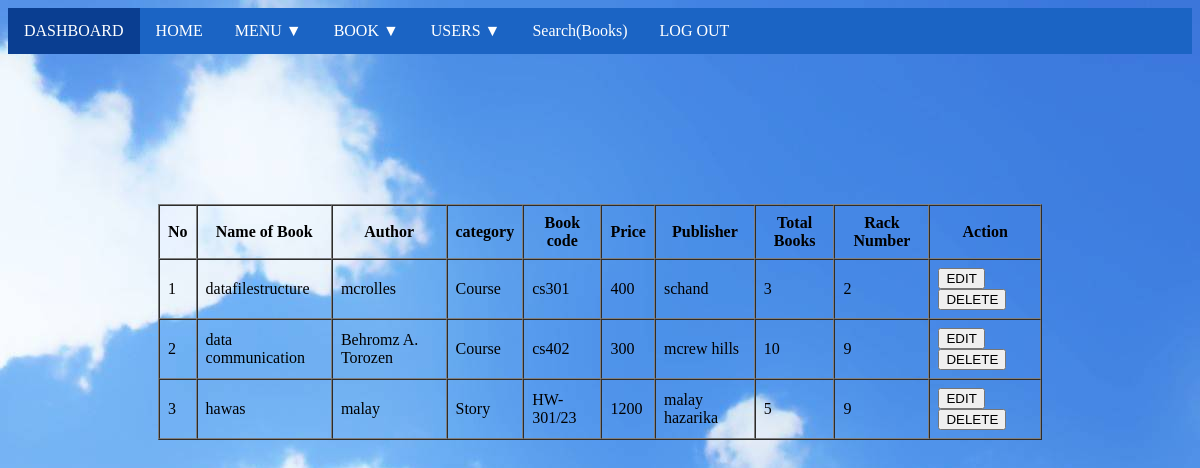
/book/Listbook.php (signed in), run on the app's committed database.
### tables this page shows
CREATE TABLE IF NOT EXISTS `newbook` (
  `booknm` varchar(400) NOT NULL,
  `bauthor` text NOT NULL,
  `category` text NOT NULL,
  `bcode` varchar(100) NOT NULL,
  `bprice` int(20) NOT NULL,
  `bpublisher` text NOT NULL,
  `totbooks` int(255) NOT NULL,
  `racknum` varchar(100) NOT NULL
);

### book/Listbook.php (the view, shortened to what this page needs)
<?php
if(!isset($_SESSION['adminid']))
{
  header("location:signinAdmin.php");
}
else
{
  include_once('../dbconnect.php');
 ?>
<!DOCTYPE html>
<html>
  <head>
      <link rel="stylesheet" href="../assets/style.css"/>
  </head>
  <body background = "../assets/bluebackground.jpg">
    <ul>
      <li><a href="#" style="hover:not ;background-color: #0a3e91;">DASHBOARD</a></li>
      <li><a href="../Admin/Admindashboard.php">HOME</a></li>
      <li class="dropdown">
        <a href="javascript:void(0)" class="menubar-dropdown">MENU ▼</a>
      </li>
      <li class="dropdown">
        <a href="javascript:void(0)" class="bookbar-dropdown">BOOK ▼</a>
      </li>
      <li class="dropdown">
        <a href="javascript:void(0)" class="users-dropdown">USERS ▼</a>
      </li>
      <li><a href="../Admin/Adminsearchbook.php">Search(Books)</a></li>
      <li><a href="../Admin/AdminLogout.php">LOG OUT</a></li>
    </ul>
    <center>
    <table cellpadding="8" cellspacing="0" border="1" style="margin: 150px;">
      <tr>
        <th>No</th>
        <th>Name of Book</th>
        <th>Author</th>
        <th>category</th>
        <th>Book code</th>
        <th>Price</th>
        <th>Publisher</th>
        <th>Total Books</th>
        <th>Rack Number</th>
        <th>Action</th>
      </tr>
      <?php
        $sql = "SELECT * FROM newbook";
        $query = mysqli_query($conn,$sql);
        if(mysqli_num_rows($query)>0)
        {
          $i = 1;
          while ($row = mysqli_fetch_object($query))
          {
      ?>
          <tr>
            <td><?php echo $i++; ?></td>
            <td><?php echo $row->booknm; ?></td>
            <td><?php echo $row->bauthor; ?></td>
            <td><?php echo $row->category; ?></td>
            <td><?php echo $row->bcode; ?></td>
            <td><?php echo $row->bprice; ?></td>
            <td><?php echo $row->bpublisher; ?></td>
            <td><?php echo $row->totbooks; ?></td>
            <td><?php echo $row->racknum; ?></td>
            <td>
                <a href="../Admin/AdminEditbookdetails.php?edit=1&bcode=<?php echo $row->bcode; ?>"><input type="Submit" name="EDIT" value="EDIT"></a>
                <a href="../Admin/AdminEditbookdetails.php?delete=1&bcode=<?php echo $row->bcode; ?>"><input type="Submit" name="DELETE" value="DELETE"></a>
            </td>
          </tr>
      <?php
          }
        }
       ?>
    </table>
  </center>
  </body>
</html>
<?php } ?>

### assets/style.css (style rules this page uses)
body { background = "../assets/bluebackground.jpg"; background-color: #cccccc; background-repeat: no-repeat; }
ul { list-style-type: none; margin: 0px; padding: 0px; overflow: hidden; background-color: #1b64c4; }
li { float: left; }
li a, .bookbar-dropdown { display: inline-block; color: white; text-align: center; padding: 14px 16px; text-decoration: none; }
li a, .users-dropdown { display: inline-block; color: white; text-align: center; padding: 14px 16px; text-decoration: none; }
li.dropdown { display: inline-block; }
li a, .menubar-dropdown { display: inline-block; color: white; text-align: center; padding: 14px 16px; text-decoration: none; }

### data on the page
newbook: booknm "datafilestructure", bauthor "mcrolles", category "Course", bcode "cs301", bprice "400", bpublisher "schand", totbooks "3", racknum "2"
newbook: booknm "data communication", bauthor "Behromz A. Torozen", category "Course", bcode "cs402", bprice "300", bpublisher "mcrew hills", totbooks "10", racknum "9"
newbook: booknm "hawas", bauthor "malay", category "Story", bcode "HW-301/23", bprice "1200", bpublisher "malay hazarika", totbooks "5", racknum "9"
